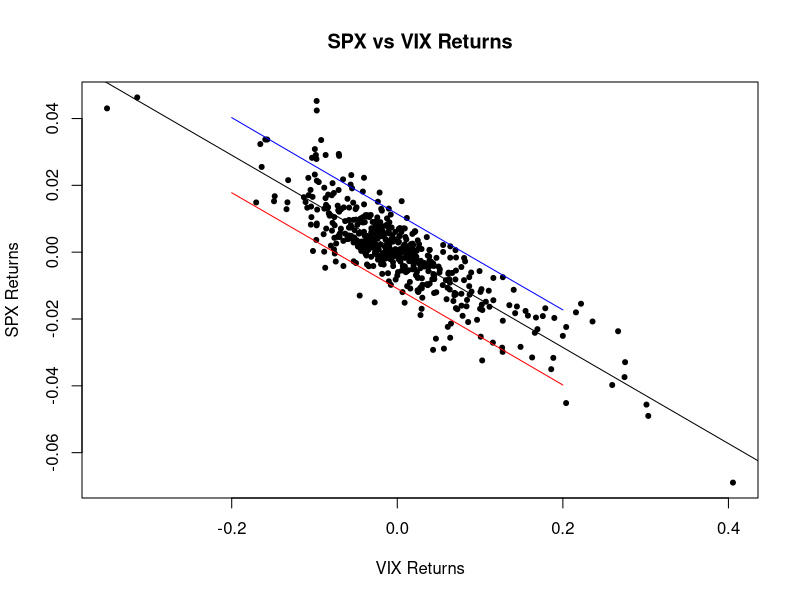

Reproduce this figure in R.
#1.1 CAPM 
#variables) 
b0 <- -0.008194
b1 <- 1.690067
rf <- 0.0003/52
n <- 103
s <- 0.03734
Xf <- 0.027
X_bar <- 0.0001
sx <- 0.02711201

#iii) 
print(Yf <- b0 + b1 * Xf + rf)

#iiv) 
print( s_pred <- s * sqrt(1 + 1/n + (Xf - X_bar)^2/(n - 1)/ sx^2 ) )
print( interval <- qnorm(c(0.05, 0.95), mean = Yf, sd = s_pred) )

#v) 
t_025 <- qt(0.975, df = n - 2)
sb1 <- 0.136379
b1 + c(-1, 1)*sb1*t_025

#vi) 
zb1 <- (b1 - 1.52) / sb1
print( p_val <- 2 * pt(abs(zb1), df = n - 2, lower.tail = FALSE) ) 

#1.3 Leverage
lev <- read.csv("leverage.csv")
summary(lev)
spxr <- diff(log(lev$SPX))
vixr <- diff(log(lev$VIX))
n <- 503

#i) 
plot(vixr, spxr, xlab = "VIX Returns", ylab = "SPX Returns", pch = 20, main = "SPX vs VIX Returns")

summary( spx.model <- lm(spxr ~ vixr) ) 

print( s <- summary(spx.model)$sigma )
print( sfit <- s*sqrt( 1/n + (0.1-mean(vixr))^2/((n-1)*var(vixr)) ) )
s.pred <-  sqrt(s^2 + sfit^2)
spx.model$coeff[1] + 0.1 * spx.model$coeff[2] + c(-1, 1) * qt(0.95, df = 501) * s.pred
#qnorm
spx.model$coeff[1] + 0.1 * spx.model$coeff[2] + c(-1, 1) * qnorm(0.95, sd = s.pred)

#ii) 
new_data <- data.frame(vixr = seq(-0.2, 0.2, 0.01) )
range <- predict(spx.model, newdata = new_data, interval = "prediction", level = 0.9)
range_test <- predict(spx.model, newdata = data.frame(vixr = 0.1), interval = "prediction", level = 0.9)
range_test
lines(seq(-0.2, 0.2, 0.01), range[,2], col = "red" )
lines(seq(-0.2, 0.2, 0.01), range[,3], col = "blue" )
abline(spx.model)

range[range[,3] > 0.03]
range[1:8, 2]
range
